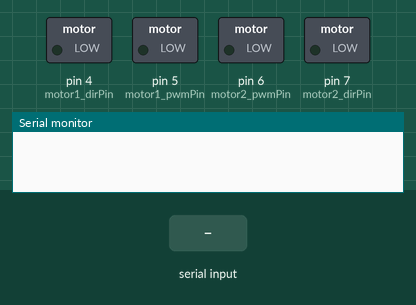
Bench run of a sketch on a simulated Arduino Uno, built with avr-gcc and run on an emulated ATmega328P. Parts: switched loads named in the sketch (green lamp = pin HIGH), the last lines printed to the serial monitor. The inputs (shaded band) are chosen by the test bench.

Above: at 1.2 s.
1.3 s: "1" received over Serial
At 2.5 s:
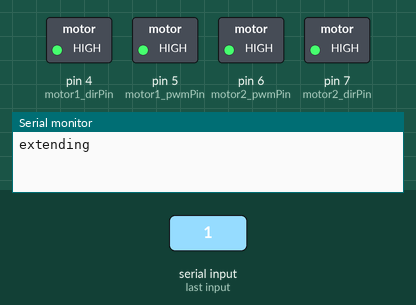
2.8 s: "0" received over Serial
At 3.9 s:
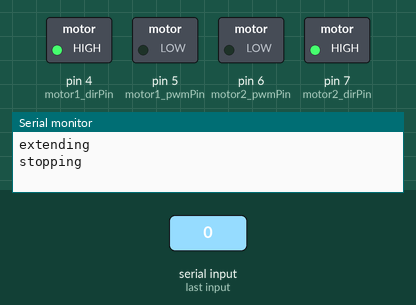
4.3 s: "2" received over Serial
At 5.1 s:
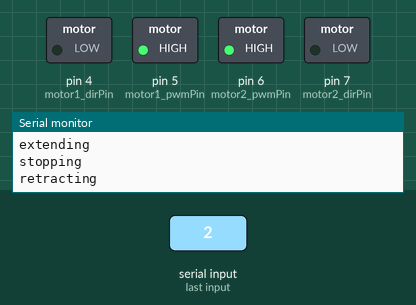
Timing chart, 0 to 7.3 s (numbered marks = the images above; inputs shaded):
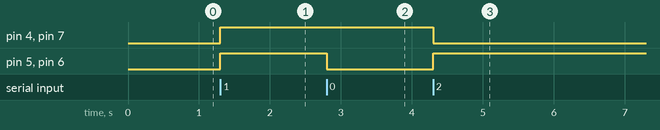

Measured:
- after the input at 1.3 s, pin 4 (motor1_dirPin), pin 5 (motor1_pwmPin), pin 6 (motor2_pwmPin), pin 7 (motor2_dirPin): LOW → HIGH at once
- after the input at 2.8 s, pin 5 (motor1_pwmPin), pin 6 (motor2_pwmPin): HIGH → LOW at once
- after the input at 4.3 s, pin 4 (motor1_dirPin), pin 7 (motor2_dirPin): HIGH → LOW at once; pin 5 (motor1_pwmPin), pin 6 (motor2_pwmPin): LOW → HIGH at once

The sketch:

TeckWah_linear_actuator.ino
```cpp
/*
 * Author: Benjamin Low
 * Last updated: 18 Nov 2015
 * Description: Controls up to two linear actuators using yfrobot motor shield.
 * Documentation online is similar to dfrobot's shield.
 * http://www.dfrobot.com/index.php?route=product/product&product_id=69#.VYy9oe2qqko
 */
int motor1_pwmPin = 5; //speed
int motor1_dirPin = 4; //direction
int motor2_pwmPin = 6;
int motor2_dirPin = 7;

void setup() {
  pinMode(motor1_pwmPin, OUTPUT);
  pinMode(motor1_dirPin, OUTPUT);
  pinMode(motor2_pwmPin, OUTPUT);
  pinMode(motor2_dirPin, OUTPUT);

  Serial.begin(9600);
  analogWrite(motor1_pwmPin, 0);
  analogWrite(motor2_pwmPin, 0);
}

void loop() {

  unsigned char incomingbyte = 0;

  if (Serial.available() > 0) {

    incomingbyte = Serial.read();

    if (incomingbyte == '0') {

      analogWrite(motor1_pwmPin, 0);//stop
      analogWrite(motor2_pwmPin, 0);//stop
      Serial.println("stopping");

    } else if (incomingbyte == '1') {

      analogWrite(motor1_pwmPin, 255); //max speed
      digitalWrite(motor1_dirPin, HIGH); //extend
      analogWrite(motor2_pwmPin, 255); //max speed
      digitalWrite(motor2_dirPin, HIGH); //extend
      Serial.println("extending");

    } else if (incomingbyte == '2') {

      analogWrite(motor1_pwmPin, 255); //max speed
      digitalWrite(motor1_dirPin, LOW); //retract
      analogWrite(motor2_pwmPin, 255); //max speed
      digitalWrite(motor2_dirPin, LOW); //retract
      Serial.println("retracting");
    }
  }

  delay(20);
}
```
